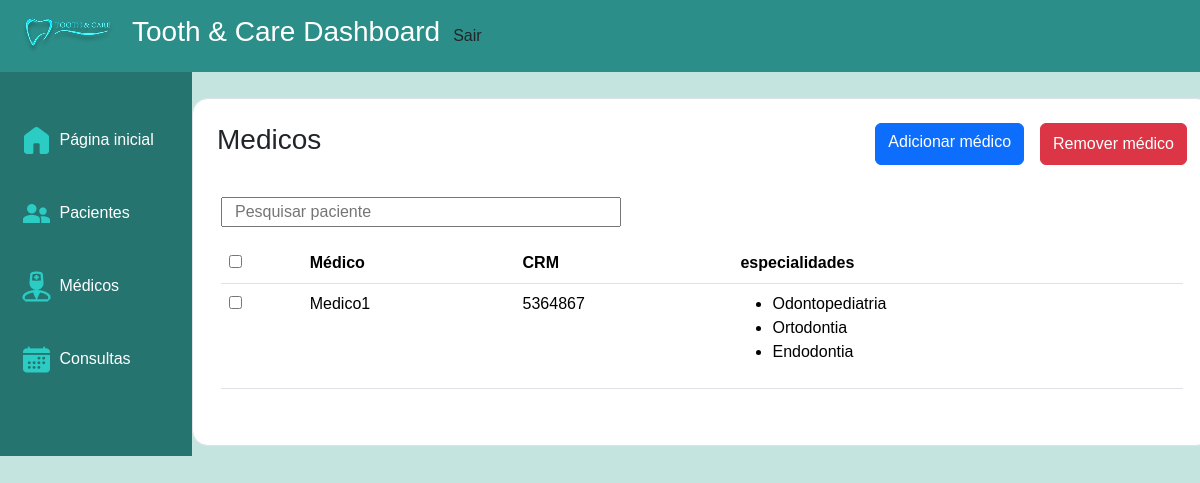
Before: /appadmin/medicos/ (signed in) with the older database file.
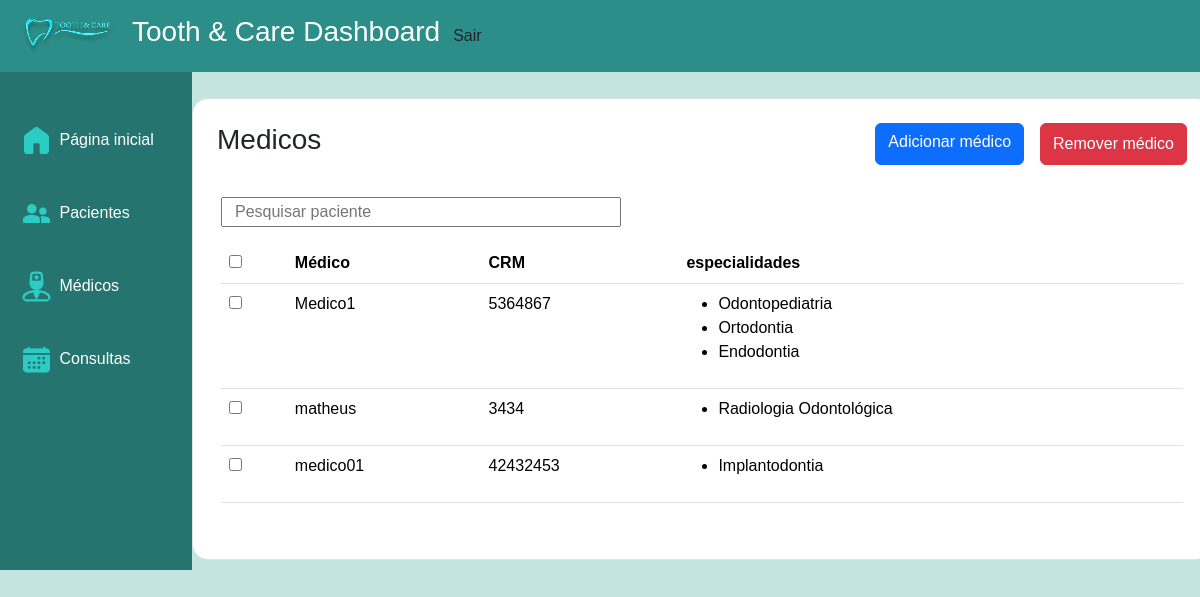
After: the same page with the newer database file.
### medicos/models.py (models this page shows, shortened)
class Medico(models.Model):
    user = models.OneToOneField(User, on_delete=models.CASCADE, related_name='medico')
    cpf = models.CharField(max_length=14, null=False, blank=False, unique=True)  # 000.000.000-00
    rg = models.CharField(max_length=20, null=False, blank=False, unique=True)
    crm = models.CharField(max_length=20, null=False, blank=False, unique=True)
    telefone = models.CharField(max_length=20, null=False, blank=False)
    especialidades = models.ManyToManyField(
        Especialidade,
        related_name="medicos"  # permite acessar os médicos a partir da especialidade
    )

class Especialidade(models.Model):
    nome = models.CharField(max_length=255, null=False, blank=False)

### appadmin/views.py (the view)
# urls.py: path('medicos/', views.medicos, name="adm-medicos"),
@permission_required(["medicos.view_medico"])
@login_required
def medicos(request):
    if request.method == 'GET':
        medicos = Medico.objects.all()
        return render(request, "appadmin/admMedicos.html", {"medicos": medicos})

### appadmin/templates/appadmin/admMedicos.html (shortened to what this page needs)
{% extends "basedashboards.html" %}
{% load static %}
{% block content %}
<div class="container border p-4 mt-3 rounded-4">
    <div class="d-flex justify-content-between">
        <h3>Medicos</h3>
        <div class="d-flex gap-3">
            <a href="{% url 'adicionar-medico' %}" id="adiciona-medico" class="btn btn-primary">Adicionar médico</a>
            <button id="remove-medico" class="btn btn-danger">Remover médico</button>
        </div>
    </div>
    <div class="row p-3">
        <input class="mt-3 mb-3" type="text" placeholder="Pesquisar paciente" id="searchInput">
        <table class="table" id="tabela-medicos">
            <thead>
                <tr>
                    <th><input type="checkbox" id="select-all"></th>
                    <th scope="col">Médico</th>
                    <th scope="col">CRM</th>
                    <th scope="col">especialidades</th>
                </tr>
            </thead>
            <tbody>
                {% for medico in medicos %}
                <tr class="position-relative" data-search="{{ medico.user.username|lower }} {{ medico.crm|lower }}">
                    <td class="td-checkbox position-relative">
                        <input type="checkbox" name="medico_id" class="medico-checkbox" value="{{ medico.pk }}">
                    </td>
                    <td>
                        {{ medico.user.username }}
                    </td>
                    <td>{{ medico.crm }}</td>
                    <td>
                        <ul>
                            {% for especialidade in medico.especialidades.all %}
                            <li>{{ especialidade.nome }}</li>
                            {% endfor %}
                        </ul>
                    </td>
                </tr>
                {% endfor %}
            </tbody>
        </table>
    </div>
</div>
{% endblock %}

### tooth_n_care/templates/basedashboards.html (shortened to what this page needs)
{% load static %}
<!DOCTYPE html>
<html lang="pt-br">
<head>
    <link rel="stylesheet" href="https://cdn.datatables.net/2.1.3/css/dataTables.dataTables.min.css">
    <link href="https://cdn.jsdelivr.net/npm/bootstrap@5.3.8/dist/css/bootstrap.min.css" rel="stylesheet"
>
    <link rel="stylesheet" href="{% static 'css/styles.css' %}">
</head>
<body>
    {% include 'partials/navbar.html' %}
    <div class="row">
        {% include 'partials/sidebar.html' %}
        <div class="col-10 d-flex flex-column" id="content-area">
            {% block content %}
            {% endblock %}
        </div>
    </div>
</body>
</html>

### tooth_n_care/templates/partials/navbar.html
{% load static %}
<nav id="dashboard-navbar" class="d-flex align-items-center px-3">
    <img src="{% static 'img/logo.png' %}" alt="Logo" class="logo">
    <h3 class="ms-3">Tooth & Care Dashboard</h3>
    <form method="post" action="{% url 'logout' %}" class="justify-self-end">
    {% csrf_token %} <button type="submit" class="btn">Sair</button>
    </form>
</nav>

### tooth_n_care/templates/partials/sidebar.html
{% load static %}
<div class="col-2 d-flex flex-column" id="sidebar">
    <a href="{% url 'dashboard' %}" class="text-decoration-none mb-3">
        <img src="{% static 'img/home.png' %}" alt="">
        Página inicial
    </a>
    <a href="{% url 'adm-pacientes' %}" class="text-decoration-none mb-3">
        <img src="{% static 'img/people.png' %}" alt="">
        Pacientes
    </a>
    <a href="{% url 'adm-medicos' %}" class="text-decoration-none mb-3">
        <img src="{% static 'img/medic.png' %}" alt="">
        Médicos
    </a>
    <a href="{% url 'adm-consultas' %}" class="text-decoration-none mb-3">
        <img src="{% static 'img/calendar.png' %}" alt="">
        Consultas
    </a>
</div>

### tooth_n_care/static/css/styles.css (style rules this page uses)
:root { --sidebar-background: #257470; --navbar-background: #2C8E89; --fonte: Arial, sans-serif; }
* { box-sizing: border-box; font-family: var(--fonte); }
html, body { margin: 0; padding: 0; height: 100%; display: flex; flex-direction: column; }
body { background-color: #C4E4DF; }
#dashboard-navbar { background-color: var(--navbar-background); color: white; padding: 10px 20px; }
.td-checkbox { z-index: 2; }
.container { height: 100%; background-color: white; }
#content-area { padding-block: 10px; padding-inline: 0; }
#searchInput, select { max-width: 400px; }

Changed rows visible on the page:
added Medico: user.username "matheus", crm "3434"
now on this page (row unchanged): Especialidade: nome "Radiologia Odontológica", shown under "matheus"
added Medico: user.username "medico01", crm "42432453"
now on this page (row unchanged): Especialidade: nome "Implantodontia", shown under "medico01"
